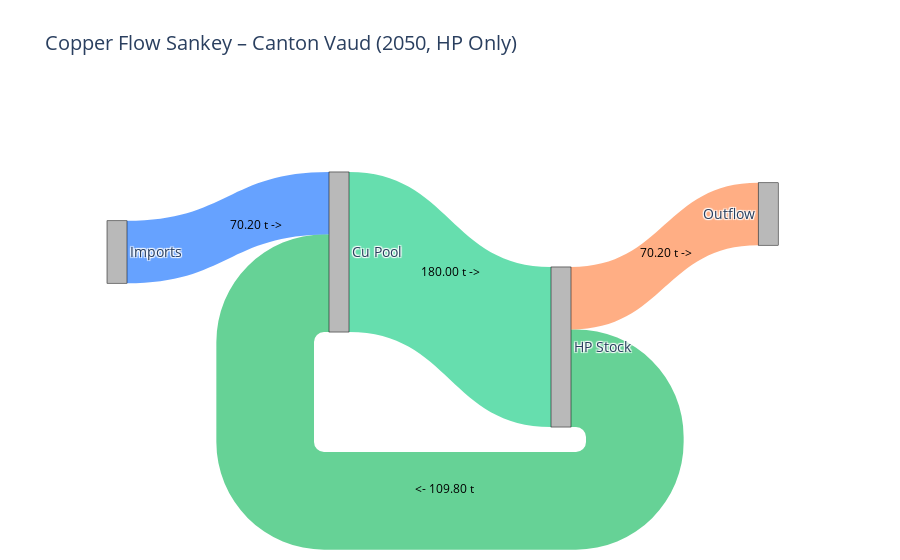

The code cell stored with this chart in its notebook:
### Code cell
import plotly.graph_objects as go

# FLOW VALUES (t)
rr = 0.61
hp_cu_out = 5000 * 36/1000      # t
hp_to_cu = rr * hp_cu_out
hp_to_outflow = hp_cu_out - hp_to_cu
imports_to_cu = hp_cu_out - hp_to_cu
cu_to_hp = imports_to_cu + hp_to_cu

labels = ["Imports", "Cu Pool", "HP Stock", "Outflow"]

sources = [0, 1, 2, 2]    # Imports->Cu, Cu->HP, HP->Cu, HP->Outflow
targets = [1, 2, 1, 3]
values = [imports_to_cu, cu_to_hp, hp_to_cu, hp_to_outflow]

colors = [
    "rgba(0,100,255,0.6)",  # Imports → Cu
    "rgba(0,200,120,0.6)",  # Cu → HP
    "rgba(0,180,80,0.6)",   # HP → Cu
    "rgba(255,120,50,0.6)"  # HP → Outflow
]

# Node positions
node_x = [0.05, 0.35, 0.65, 0.93]
node_y = [0.40, 0.40, 0.65, 0.30]

fig = go.Figure(go.Sankey(
    arrangement="fixed",
    node=dict(
        pad=20,
        thickness=20,
        line=dict(color="black", width=0.5),
        label=labels,
        x=node_x,
        y=node_y,
        color="rgba(80,80,80,0.4)"
    ),
    link=dict(
        source=sources,
        target=targets,
        value=values,
        color=colors,
        customdata=values,
        hovertemplate='Flow: %{customdata:.2f} t<extra></extra>'
    )
))

# Add annotations for flows
annotations = [
    dict(x=0.20, y=0.70, text=f"{imports_to_cu:.2f} t ->", showarrow=False, font=dict(size=12, color="black")),
    dict(x=0.50, y=0.55, text=f"{cu_to_hp:.2f} t ->", showarrow=False, font=dict(size=12, color="black")),
    dict(x=0.49, y=-0.05, text=f" <- {hp_to_cu:.2f} t", showarrow=False, font=dict(size=12, color="black")),
    dict(x=0.83, y=0.60, text=f"{hp_to_outflow:.2f} t ->", showarrow=False, font=dict(size=12, color="black"))
]

fig.update_layout(
    title_text="Copper Flow Sankey Canton Vaud (2050)",
    font_size=14,
    annotations=annotations
)

fig.show()

### Figure 1 — Plotly figure (JSON) as saved in the notebook; plotly's stock layout.template omitted (floating-point values rounded to 4 significant figures)
{"data": [{"arrangement": "fixed", "link": {"color": ["rgba(0,100,255,0.6)", "rgba(0,200,120,0.6)", "rgba(0,180,80,0.6)", "rgba(255,120,50,0.6)"], "customdata": [70.2, 180, 109.8, 70.2], "hovertemplate": "Flow: %{customdata:.2f} t<extra></extra>", "source": [0, 1, 2, 2], "target": [1, 2, 1, 3], "value": [70.2, 180, 109.8, 70.2]}, "node": {"color": "rgba(80,80,80,0.4)", "label": ["Imports", "Cu Pool", "HP Stock", "Outflow"], "line": {"color": "black", "width": 0.5}, "pad": 20, "thickness": 20, "x": [0.05, 0.35, 0.65, 0.93], "y": [0.4, 0.4, 0.65, 0.3]}, "type": "sankey"}], "layout": {"annotations": [{"font": {"color": "black", "size": 12}, "showarrow": false, "text": "70.20 t ->", "x": 0.2, "y": 0.7}, {"font": {"color": "black", "size": 12}, "showarrow": false, "text": "180.00 t ->", "x": 0.5, "y": 0.55}, {"font": {"color": "black", "size": 12}, "showarrow": false, "text": " <- 109.80 t", "x": 0.49, "y": -0.05}, {"font": {"color": "black", "size": 12}, "showarrow": false, "text": "70.20 t ->", "x": 0.83, "y": 0.6}], "font": {"size": 14}, "title": {"text": "Copper Flow Sankey – Canton Vaud (2050, HP Only)"}}}
